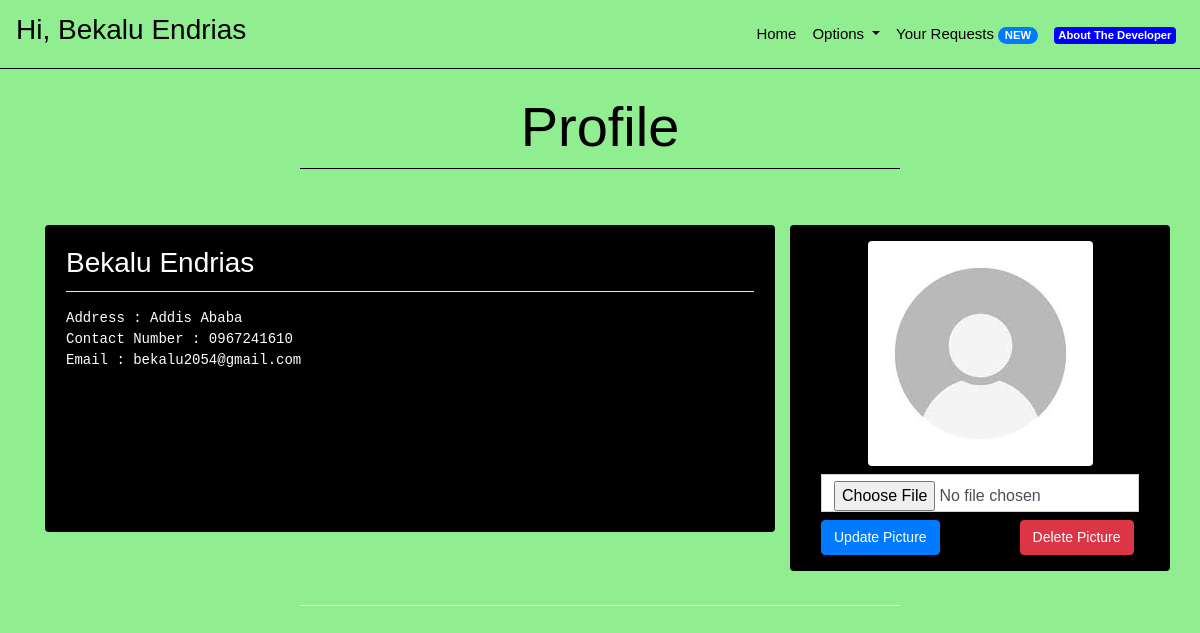
Before: /profile (signed in) with the older database file.
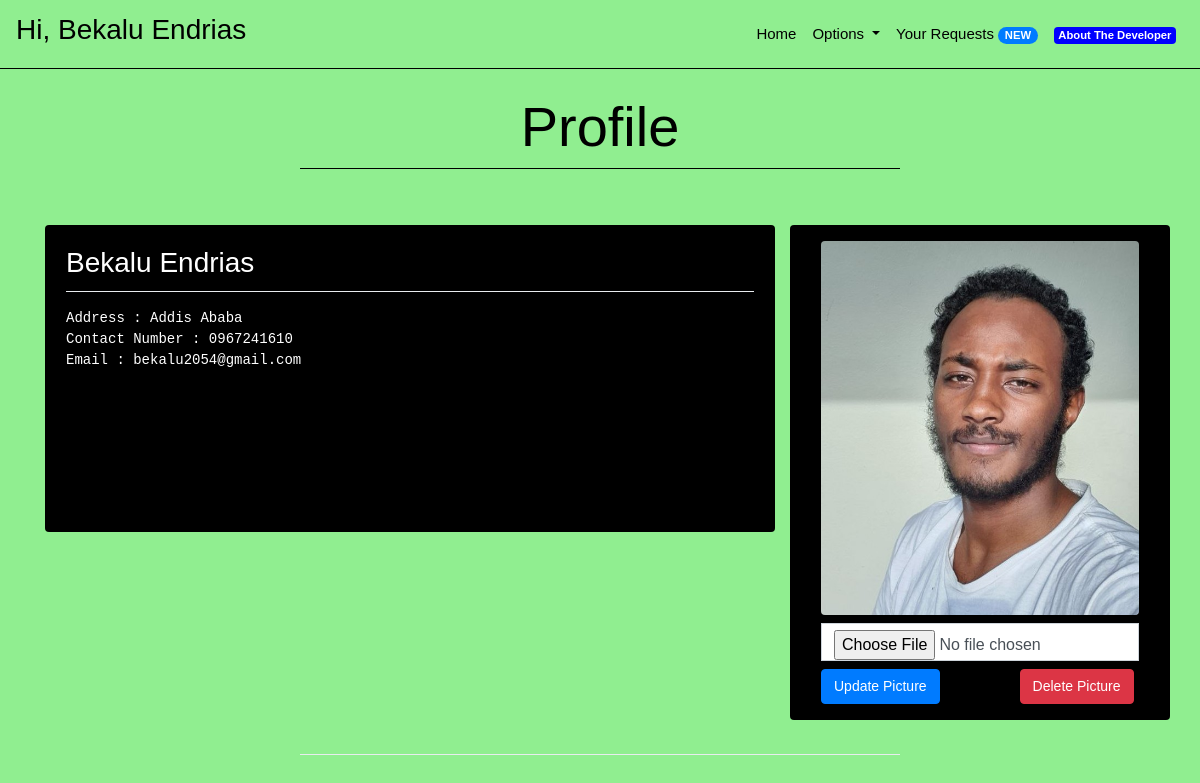
After: the same page with the newer database file.
### core/models.py (models this page shows, shortened)
class Patient(models.Model):
    name = models.CharField(max_length = 30)
    address = models.CharField(max_length = 100)
    contactNumber = models.CharField(max_length = 10)
    email = models.EmailField(unique = True, max_length = 255)
    userId = models.CharField(unique = True, max_length = 8)
    passwordHash = models.CharField(max_length = 64)
    emailHash = models.CharField(max_length = 64)
    image = models.ImageField(upload_to='profile_images/', default='profile_images/default.jpg')

### core/views.py (the view)
# urls.py: path('profile', views.profile, name = "profile"),
def profile(request):
    request = requestSessionInitializedChecker(request)
    if request.method == "GET":
        if request.session['isLoggedIn']:
            if request.session['isDoctor']:
                doctor = Doctor.objects.get(emailHash = request.session['userEmail'])
                context = {
                    "user": doctor
                    }
                response = render(request, "core/profile.html", context)
                return responseHeadersModifier(response)
            else:
                patient = Patient.objects.get(emailHash = request.session['userEmail'])
                context = {
                    "user" : patient
                    }
                response = render(request, "core/profile.html", context)
                return responseHeadersModifier(response)

### core/views.py (called while the page is built)
def responseHeadersModifier(response):
    response["Cache-Control"] = "no-cache, no-store, must-revalidate"
    response["Pragma"] = "no-cache"
    response["Expires"] = "0"
    return response

def requestSessionInitializedChecker(request):
    if not request.session.get('isDoctor'):
        request.session['isDoctor'] = ""
    if not request.session.get('isLoggedIn'):
        request.session['isLoggedIn'] = False
    if not request.session.get('userEmail'):
        request.session['userEmail'] = ""
    if not request.session.get('Name'):
        request.session['Name'] = ""
    if not request.session.get('numberNewAssistances'):
        request.session['numberNewAssistances'] = ""
    return request

### core/templates/core/profile.html (shortened to what this page needs)
{% extends "core/base.html" %}
{% block bodytag %}
{% load static %}
<body background="{% static 'core/images/back.png' %}" style="background-size: auto auto;">
    {% endblock %}
    {% block body %}
    <br>
    <h1 style="text-align:center;color:black;" class="display-4">
        Profile
    </h1>
    <li class="dropdown-divider" style="margin-left:25%;margin-right:25%;color:yellow;border-color:black"></li>
    <br>
    <br>
    <div class="row container" style="margin: 0 auto;">
        <div class="col-md-8 col-sm-12 mb-3">
            <div class="card" style="background:rgba(0,0,0,1.0);color:white;padding-bottom:17%">
                <div class="card-body">
                    <h3 class="card-title"> {{ user.name }}</h3>
                    <li class="dropdown-divider"></li>
                    <p class="card-text">
                    <pre
                        style="color:white">Address : {{ user.address }}<br>Contact Number : {{ user.contactNumber }}<br>Email : {{ user.email }}</pre>
                    </p>
                </div>
            </div>
        </div>
        <div class="col-md-4 col-sm-12 mb-3 text-white rounded" style="background-color: black;">
            <div class="container p-3">
                <img src="{{ user.image.url }}" class="rounded mx-auto d-block img-fluid" alt="Responsive image">
                <form action="{% url 'update_profile_picture' %}" method="post" enctype="multipart/form-data" class="mt-2">
                    <input type="file" name="image" class="form-control">
                    <div class="d-flex mt-2 align-items-center">
                        <button type="submit" class="btn btn-primary rounded">Update Picture</button>
                </form>
                <form action="{% url 'delete_profile_picture' %}" method="post" class="d-inline ms-3">
                    <button type="submit" class="btn btn-danger rounded" style="margin-left: 80px;">Delete Picture</button>
                </form>
            </div>
        </div>
        </div>
    <li class="dropdown-divider" style="margin-left:25%;margin-right:25%;margin-top:1.5%;margin-bottom:0px"></li>
    <br>
    {% endblock %}

### core/templates/core/base.html (shortened to what this page needs)
{% load static %}
<!doctype html>
<html lang="en">
<head>
    <link rel="stylesheet" href="https://stackpath.bootstrapcdn.com/bootstrap/4.2.1/css/bootstrap.min.css">
    <link rel="stylesheet" href="{% static 'core/css/style.css' %}">
    <link rel="stylesheet" href="{% static 'core/css/aboutstyle.css' %}">
    <link rel="stylesheet" href="{% static 'core/css/responsive.css' %}">
    <link rel="stylesheet" href="https://cdnjs.cloudflare.com/ajax/libs/font-awesome/4.7.0/css/font-awesome.min.css">
</head>
{% block bodytag %}
{% endblock %}
<nav class="navbar navbar-expand-lg navbar-light bg-transparent">
    {% if request.session.isLoggedIn %}
    <a class="navbar-brand" href="/">
        <h3 style="color:black;text-align:center">Hi,{% if request.session.isDoctor %} Dr.{% endif %} {{ request.session.Name }}</h3>
    </a>
    {% else %}
    <a class="navbar-brand" href="/">
        <h2 style="color:black;text-align:center">Enen</h2>
    </a>
    {% endif %}
    <div class="collapse navbar-collapse" id="navbarSupportedContent">
        <ul class="navbar-nav ml-auto">
            <li class="nav-item active">
                <a class="nav-link" href="{% url 'index' %}" style="color:black">Home </a>
            </li>
            {% if request.session.isLoggedIn %}
            <li class="nav-item dropdown">
                <a class="nav-link dropdown-toggle" style="color:black" href="#" id="navbarDropdown" role="button"
                    data-toggle="dropdown" aria-haspopup="true" aria-expanded="false">
                    Options
                </a>
            </li>
            {% endif %}
            {% if request.session.isLoggedIn %}
            <li class="nav-item">
                <a class="nav-link" href="{% url 'login' %}" style="color:black">Your Requests <span
                        class="badge badge-primary badge-pill">{{ request.session.numberNewAssistances }}
                        NEW</span></a>
            </li>
            {% else %}
            <li class="nav-item">
                <a class="nav-link" href="{% url 'login' %}" style="color:black">Login</a>
            </li>
            {% endif %}
            <li class="nav-item">
                <a class="nav-link" href="{% url 'about' %}" style="color:black"><span style="background-color: blue" class="badge badge-secondary">About The Developer</span></a>
            </li>
        </ul>
    </div>
</nav>
<li class="dropdown-divider" style="margin-top:0px;margin-bottom:0px;border-color:black"></li>
{% block body %}
{% endblock %}
</body>
</html>

### core/static/core/css/style.css (style rules this page uses)
body { font-family: 'Nunito', sans-serif; color: #000000; background-color: #fefefe; overflow-x: hidden; }
@media (min-width: 1200px) { .container { max-width: 1170px; } }

### core/static/core/css/aboutstyle.css (style rules this page uses)
* { margin: 0; padding: 0; border: 0; outline: none; }
p { font-size: 15px; line-height: 1.6; font-weight: 500; }
a { font-family: 'Quicksand', sans-serif; font-size: 15px; color: #555555; }
img { max-width: 100%; height: auto; }
button { font-family: 'Poppins', sans-serif; font-size: 14px !important; border-radius: 0 !important; }
input, textarea, .form-control, select { border-radius: 0 !important; font-family: 'Quicksand', sans-serif; }

Changed rows visible on the page:
changed Patient "Bekalu Endrias": image: picture added in place of a placeholder
